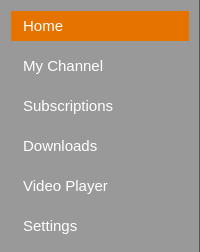
       <widget class="QWidget" name="left_menu" native="true">
        <property name="sizePolicy">
         <sizepolicy hsizetype="Fixed" vsizetype="Preferred">
          <horstretch>0</horstretch>
          <verstretch>0</verstretch>
         </sizepolicy>
        </property>
        <property name="minimumSize">
         <size>
          <width>200</width>
          <height>0</height>
         </size>
        </property>
        <property name="maximumSize">
         <size>
          <width>200</width>
          <height>16777215</height>
         </size>
        </property>
        <property name="autoFillBackground">
         <bool>false</bool>
        </property>
        <property name="styleSheet">
         <string notr="true">background-color: #999;
border-right: 1px solid #555;</string>
        </property>
        <property name="locale">
         <locale language="Dutch" country="Netherlands"/>
        </property>
        <layout class="QVBoxLayout" name="verticalLayout_2">
         <property name="spacing">
          <number>10</number>
         </property>
         <item>
          <widget class="QPushButton" name="left_menu_button_home">
           <property name="minimumSize">
            <size>
             <width>0</width>
             <height>30</height>
            </size>
           </property>
           <property name="maximumSize">
            <size>
             <width>16777215</width>
             <height>30</height>
            </size>
           </property>
           <property name="cursor">
            <cursorShape>PointingHandCursor</cursorShape>
           </property>
           <property name="styleSheet">
            <string notr="true">QPushButton {
border: none;
background: none;
text-align: left;
font-size: 15px;
color: white;
padding-left: 8px;
}

QPushButton::hover {
background-color: #666;
}

QPushButton::checked {
background-color: #e67300;
}</string>
           </property>
           <property name="text">
            <string> Home</string>
           </property>
           <property name="icon">
            <iconset>
             <normaloff>../images/home.png</normaloff>../images/home.png</iconset>
           </property>
           <property name="iconSize">
            <size>
             <width>18</width>
             <height>18</height>
            </size>
           </property>
           <property name="checkable">
            <bool>true</bool>
           </property>
           <property name="checked">
            <bool>true</bool>
           </property>
           <property name="autoDefault">
            <bool>false</bool>
           </property>
           <property name="flat">
            <bool>true</bool>
           </property>
          </widget>
         </item>
         <item>
          <widget class="QPushButton" name="left_menu_button_my_channel">
           <property name="minimumSize">
            <size>
             <width>0</width>
             <height>30</height>
            </size>
           </property>
           <property name="maximumSize">
            <size>
             <width>16777215</width>
             <height>30</height>
            </size>
           </property>
           <property name="cursor">
            <cursorShape>PointingHandCursor</cursorShape>
           </property>
           <property name="styleSheet">
            <string notr="true">QPushButton {
border: none;
background: none;
text-align: left;
font-size: 15px;
color: white;
padding-left: 8px;
}

QPushButton::hover {
background-color: #666;
}

QPushButton::checked {
background-color: #e67300;
}</string>
           </property>
           <property name="text">
            <string> My Channel</string>
           </property>
           <property name="icon">
            <iconset>
             <normaloff>../images/share.png</normaloff>../images/share.png</iconset>
           </property>
           <property name="iconSize">
            <size>
             <width>18</width>
             <height>18</height>
            </size>
           </property>
           <property name="checkable">
            <bool>true</bool>
           </property>
           <property name="flat">
            <bool>true</bool>
           </property>
          </widget>
         </item>
         <item>
          <widget class="QPushButton" name="left_menu_button_subscriptions">
           <property name="minimumSize">
            <size>
             <width>0</width>
             <height>30</height>
            </size>
           </property>
           <property name="maximumSize">
            <size>
             <width>16777215</width>
             <height>30</height>
            </size>
           </property>
           <property name="cursor">
            <cursorShape>PointingHandCursor</cursorShape>
           </property>
           <property name="styleSheet">
            <string notr="true">QPushButton {
border: none;
background: none;
text-align: left;
font-size: 15px;
color: white;
padding-left: 8px;
}

QPushButton::hover {
background-color: #666;
}

QPushButton::checked {
background-color: #e67300;
}</string>
           </property>
           <property name="text">
            <string> Subscriptions</string>
           </property>
           <property name="icon">
            <iconset>
             <normaloff>../images/subscribed.png</normaloff>../images/subscribed.png</iconset>
           </property>
           <property name="iconSize">
            <size>
             <width>18</width>
             <height>18</height>
            </size>
           </property>
           <property name="checkable">
            <bool>true</bool>
           </property>
           <property name="flat">
            <bool>true</bool>
           </property>
          </widget>
         </item>
         <item>
          <widget class="QPushButton" name="left_menu_button_downloads">
           <property name="minimumSize">
            <size>
             <width>0</width>
             <height>30</height>
            </size>
           </property>
           <property name="maximumSize">
            <size>
             <width>16777215</width>
             <height>30</height>
            </size>
           </property>
           <property name="cursor">
            <cursorShape>PointingHandCursor</cursorShape>
           </property>
           <property name="styleSheet">
            <string notr="true">QPushButton {
border: none;
background: none;
text-align: left;
font-size: 15px;
color: white;
padding-left: 8px;
}

QPushButton::hover {
background-color: #666;
}

QPushButton::checked {
background-color: #e67300;
}</string>
           </property>
           <property name="text">
            <string> Downloads</string>
           </property>
           <property name="icon">
            <iconset>
             <normaloff>../images/downloads.png</normaloff>../images/downloads.png</iconset>
           </property>
           <property name="iconSize">
            <size>
             <width>18</width>
             <height>18</height>
            </size>
           </property>
           <property name="checkable">
            <bool>true</bool>
           </property>
           <property name="flat">
            <bool>true</bool>
           </property>
          </widget>
         </item>
         <item>
          <widget class="QPushButton" name="left_menu_button_video_player">
           <property name="minimumSize">
            <size>
             <width>0</width>
             <height>30</height>
            </size>
           </property>
           <property name="maximumSize">
            <size>
             <width>16777215</width>
             <height>30</height>
            </size>
           </property>
           <property name="cursor">
            <cursorShape>PointingHandCursor</cursorShape>
           </property>
           <property name="styleSheet">
            <string notr="true">QPushButton {
border: none;
background: none;
text-align: left;
font-size: 15px;
color: white;
padding-left: 8px;
}

QPushButton::hover {
background-color: #666;
}

QPushButton::checked {
background-color: #e67300;
}</string>
           </property>
           <property name="text">
            <string> Video Player</string>
           </property>
           <property name="icon">
            <iconset>
             <normaloff>../images/play.png</normaloff>../images/play.png</iconset>
           </property>
           <property name="iconSize">
            <size>
             <width>18</width>
             <height>18</height>
            </size>
           </property>
           <property name="checkable">
            <bool>true</bool>
           </property>
           <property name="flat">
            <bool>true</bool>
           </property>
          </widget>
         </item>
         <item>
          <widget class="QPushButton" name="left_menu_button_settings">
           <property name="minimumSize">
            <size>
             <width>0</width>
             <height>30</height>
            </size>
           </property>
           <property name="maximumSize">
            <size>
             <width>16777215</width>
             <height>30</height>
            </size>
           </property>
           <property name="cursor">
            <cursorShape>PointingHandCursor</cursorShape>
           </property>
           <property name="styleSheet">
            <string notr="true">QPushButton {
border: none;
background: none;
text-align: left;
font-size: 15px;
color: white;
padding-left: 8px;
}

QPushButton::hover {
background-color: #666;
}

QPushButton::checked {
background-color: #e67300;
}</string>
           </property>
           <property name="text">
            <string> Settings</string>
           </property>
           <property name="icon">
            <iconset>
             <normaloff>../images/gear.png</normaloff>../images/gear.png</iconset>
           </property>
           <property name="iconSize">
            <size>
             <width>18</width>
             <height>18</height>
            </size>
           </property>
           <property name="checkable">
            <bool>true</bool>
           </property>
           <property name="flat">
            <bool>true</bool>
           </property>
          </widget>
         </item>
         <item>
          <spacer name="verticalSpacer">
           <property name="orientation">
            <enum>Qt::Vertical</enum>
           </property>
           <property name="sizeHint" stdset="0">
            <size>
             <width>20</width>
             <height>0</height>
            </size>
           </property>
          </spacer>
         </item>
        </layout>
       </widget>
